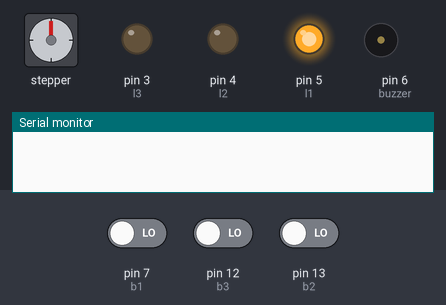
This sketch was run on a simulated Arduino Uno, built with avr-gcc and run on an emulated ATmega328P. On the bench: stepper motor, output pins drawn as LEDs (lit = HIGH), buzzer (waves = sounding), the last lines printed to the serial monitor. The test bench sets the inputs (shaded band); at power-on: pin 12 (b3) LOW, pin 7 (b1) LOW, pin 13 (b2) LOW. Stepper angles assume 100 steps per turn.

Above: at 1.2 s.
1.3 s: pin 12 (b3) driven HIGH
At 1.45 s:
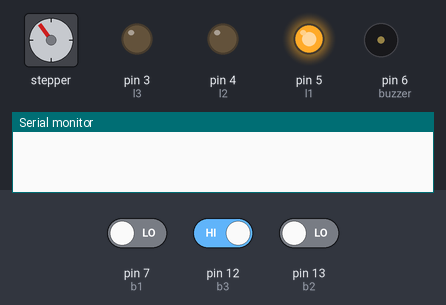
7.3 s: pin 7 (b1) driven HIGH and pin 12 (b3) driven LOW
10.3 s: pin 7 (b1) driven LOW
At 11.5 s:
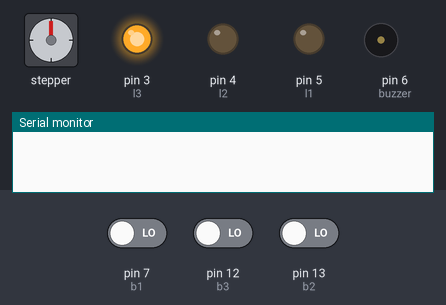
12.2 s: pin 13 (b2) driven HIGH
At 12.35 s:
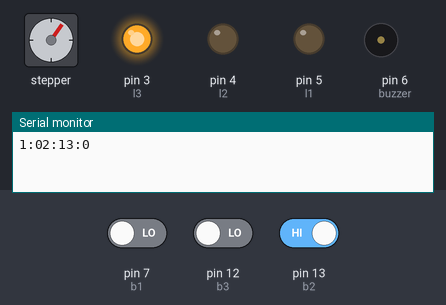
15.2 s: pin 7 (b1) driven HIGH
21.2 s: pin 13 (b2) driven LOW
At 22.1 s:
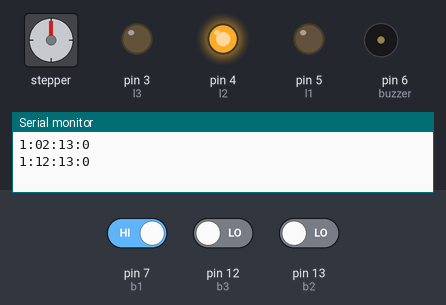
Timing chart, 0 to 25.2 s (numbered marks = the images above; inputs shaded):
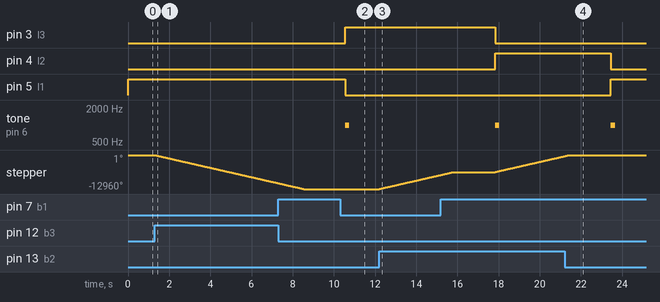

Measured:
- after the input at 1.3 s, stepper: keeps turning counter-clockwise at about 1792°/s, starting at once
- after the input at 10.3 s, stepper: stops changing and stays -12960°
- after the input at 12.2 s, stepper: keeps turning clockwise at about 1798°/s, starting at once
- after the input at 21.2 s, stepper: goes on until 21.4 s, then stays 0°

The sketch:

tarikV1.ino
```cpp
#include <Stepper.h>
#include <Servo.h>

Stepper s(100, 8, 10, 9, 11);

int buzzer = 6;

int b1 = 7;
int l1 = 5;
int b2 = 13;
int l2 = 4;
int b3 = 12;
int l3 = 3;

int FloreCount = 3;
int currentFlore = 1;

int distance = -1800;

void setup()
{
    pinMode(l1, OUTPUT);
    pinMode(l2, OUTPUT);
    pinMode(l3, OUTPUT);
    pinMode(buzzer, OUTPUT);
    pinMode(b1, INPUT);
    pinMode(b2, INPUT);
    pinMode(b3, INPUT);
    ledOff();
    digitalWrite(l1, HIGH);
    Serial.begin(9600);
}

void loop()
{
    /*
    s.setSpeed(300);
    s.step(1800);
    delay(2000);
    */
    if (digitalRead(b1) || digitalRead(b2) || digitalRead(b3))
    {

        Serial.print("1:");
        Serial.print(digitalRead(b1));
        Serial.print("2:");
        Serial.print(digitalRead(b2));
        Serial.print("3:");
        Serial.println(digitalRead(b3));
    }
    if (digitalRead(b1) == HIGH && currentFlore!=1)
    {
        moveFlore(1);
        delay(2000);
        ledOff();
        digitalWrite(l1, HIGH);
        tone(buzzer, 1000, 200);
    }
    if (digitalRead(b2) == HIGH && currentFlore!=2)
    {
        moveFlore(2);
        delay(2000);
        ledOff();
        digitalWrite(l2, HIGH);
        tone(buzzer, 1000, 200);
    }
    if (digitalRead(b3) == HIGH && currentFlore!=3)
    {
        moveFlore(3);
        delay(2000);
        ledOff();
        digitalWrite(l3, HIGH);
        tone(buzzer, 1000, 200);
    }
}
void moveFlore(int flore)
{
    if (flore > currentFlore)
    {
        s.setSpeed(300);
        s.step(distance * (flore - currentFlore));
        currentFlore = flore;
    }
    else if (flore < currentFlore)
    {
        s.setSpeed(300);
        s.step(-distance * (currentFlore - flore));
        currentFlore = flore;
    }
}
void ledOff()
{
    digitalWrite(l1, LOW);
    digitalWrite(l2, LOW);
    digitalWrite(l3, LOW);
}
```
